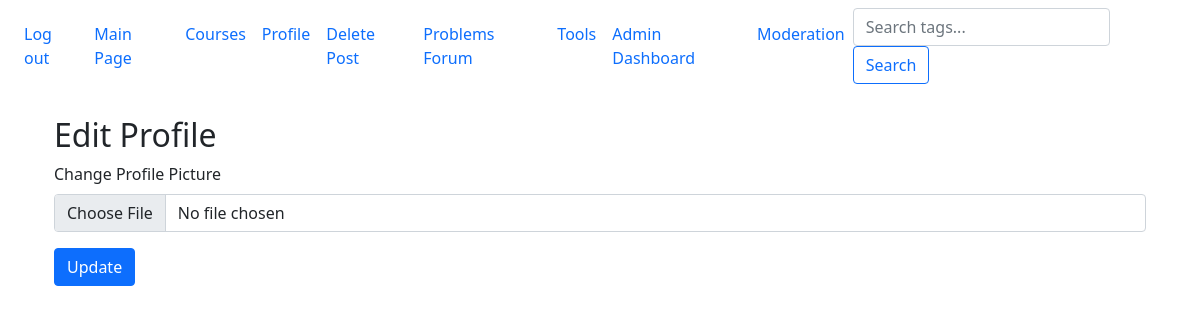
Before: /profile/edit (signed in) with the older database file.
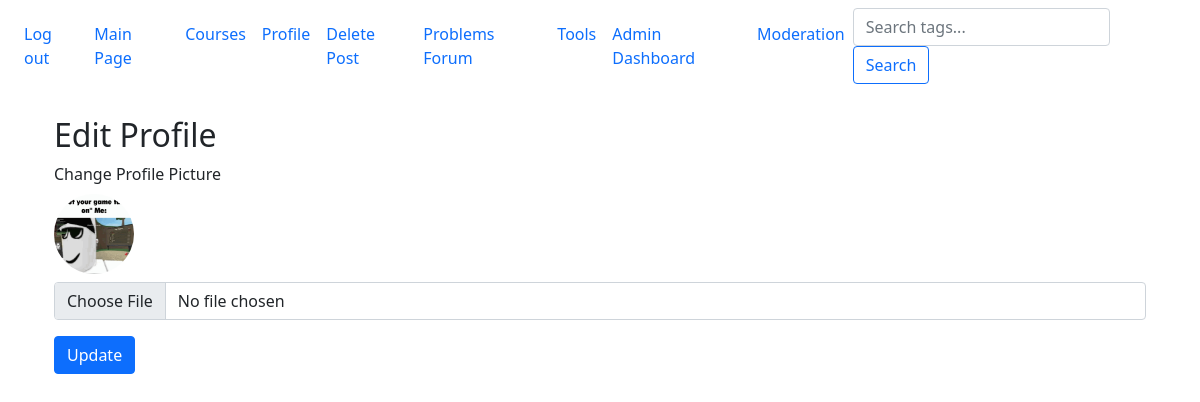
After: the same page with the newer database file.
### website/models.py (models this page shows)
class User(db.Model, UserMixin):
    id = db.Column(db.Integer, primary_key = True)
    email = db.Column(db.String(150), unique = True)
    password = db.Column(db.String(150))
    posts = db.relationship('Posts', backref='author', lazy=True) # user's posts
    username = db.Column(db.String(150), unique=True, nullable=False)  # renamed from first_name
    user_image = db.Column(db.String(300), nullable=True)  # path to profile image
    is_admin = db.Column(db.Boolean, default=False) # check to see if this is an admin or not

### website/views.py (the view, shortened to what this page needs)
@views.route('/profile/edit', methods=['GET', 'POST'])
@login_required
def edit_profile():
    return render_template("edit_profile.html", user=current_user)

### website/__init__.py (called while the page is built)
def create_app():
    app = Flask(__name__)
    app.config['SECRET_KEY'] = 'touplis' #secret key for dev only
    app.config['SQLALCHEMY_DATABASE_URI'] = f'sqlite:///{DB_NAME}'
    db.init_app(app)
    migrate.init_app(app, db)
    from .views import views
    from .auth import auth
    from .admin import admin
    app.register_blueprint(views, url_prefix='/')
    app.register_blueprint(auth, url_prefix='/')
    app.register_blueprint(admin)
    from .models import User, Posts, Course
    login_manager = LoginManager()
    login_manager.login_view = 'auth.login'
    login_manager.init_app(app)
    @login_manager.user_loader
    def load_user(id):
        return User.query.get(int(id))
    @app.context_processor
    def inject_user():
        return dict(user=current_user)
    create_database(app)
    return app

### website/templates/edit_profile.html (shortened to what this page needs)
{% extends "base.html" %}
{% block content %}
<div class="container mt-4">
  <h2>Edit Profile</h2>
  <form method="POST" enctype="multipart/form-data">
    <div class="mb-3">
      <label for="user_image" class="form-label">Change Profile Picture</label><br>
      {% if user.user_image %}
        <img src="{{ user.user_image }}" class="rounded-circle mb-2" width="80" height="80"><br>
      {% endif %}
      <input class="form-control" type="file" name="user_image" accept="image/*">
    </div>
    <button type="submit" class="btn btn-primary">Update</button>
  </form>
</div>
{% endblock %}

Changed rows visible on the page:
now on this page (row edited): User: user_image (picture)
